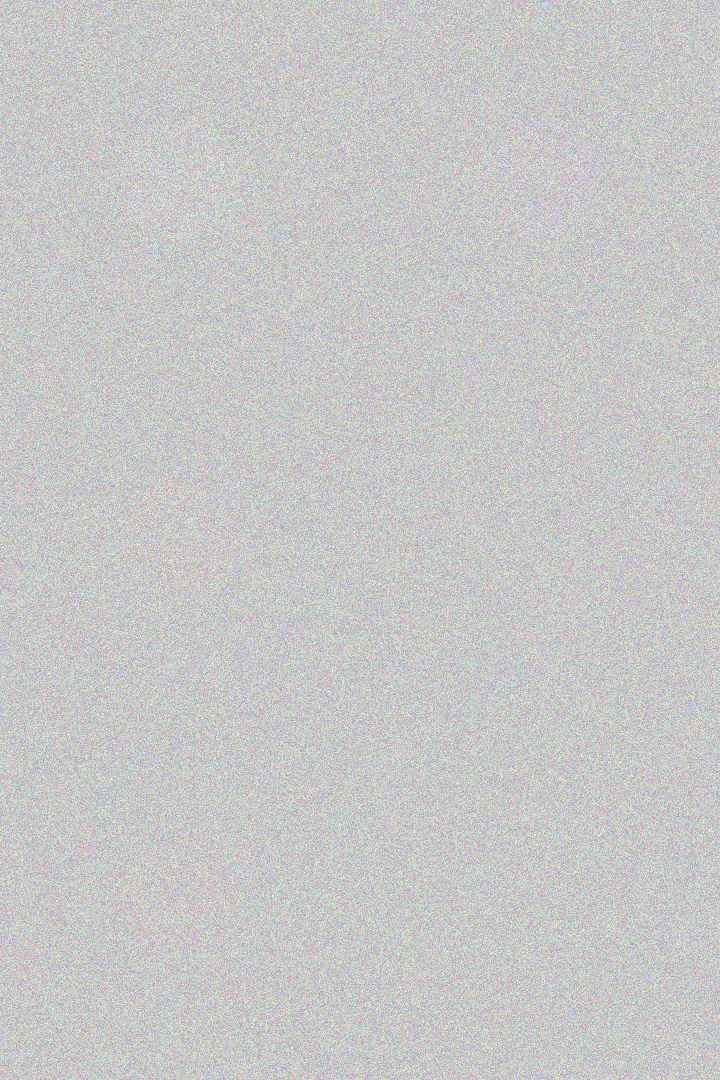
#> input picture message_Nitin.jpeg, 720 x 1080 px
$ python color_detect.py   (older library calls are emulated)
#> lines starting #> are read from the running program, lines starting #| are printed output that depends on the picture
import numpy as np
import matplotlib.pyplot as plt
from matplotlib.animation import FuncAnimation
import matplotlib.cm as cm
import cv2

#PUT THE NAME OF YOUR IMAGE HERE
img_rgb = cv2.imread("message_Nitin.jpeg")
#> img_rgb is the input picture: shape (1080, 720, 3); mean B, G, R 199.6, 199.6, 199.7

# img_hsv = cv2.cvtColor(img_rgb, cv2.COLOR_RGB2HSV )
img_hsv = img_rgb

#making the figure to animate
#it has three plots for each of the channels of hsv
fig, ax = plt.subplots(1,4, figsize=(12,2))

#add colorbars to each of the subplots
fig.colorbar(cm.ScalarMappable(cmap="hsv"), shrink=0.4, ax=ax[0])
fig.colorbar(cm.ScalarMappable(cmap="hsv"), shrink=0.4, ax=ax[1])
fig.colorbar(cm.ScalarMappable(cmap="hsv"), shrink=0.4, ax=ax[2])

#add the original image
ax[3].imshow(img_rgb)
ax[3].set_title("Original Image")

def update_plot(frame_i: int, axis: int, color_channel: int, image, title: str) -> None:

    filt = cv2.boxFilter(image[:,:,color_channel], cv2.CV_32F, (frame_i+1, frame_i+1))
    ax[axis].clear()
    ax[axis].set_title(title + str(frame_i+1))
    ax[axis].imshow(filt, cmap="hsv")

def animate(i: int):
    update_plot(i, 0, 0, img_hsv, "Hue filter size: ")
    update_plot(i, 1, 1, img_hsv, "Saturation filter size: ")
    update_plot(i, 2, 2, img_hsv, "Value filter size: ")

if __name__ == "__main__":
    ani = FuncAnimation(fig, animate, frames=100, interval=300)
    plt.show()
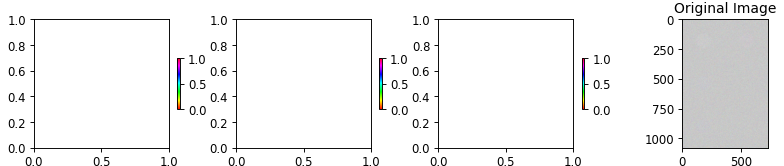
#> figure drawn by matplotlib, 7 panels; B, G, R data is drawn as R, G, B
